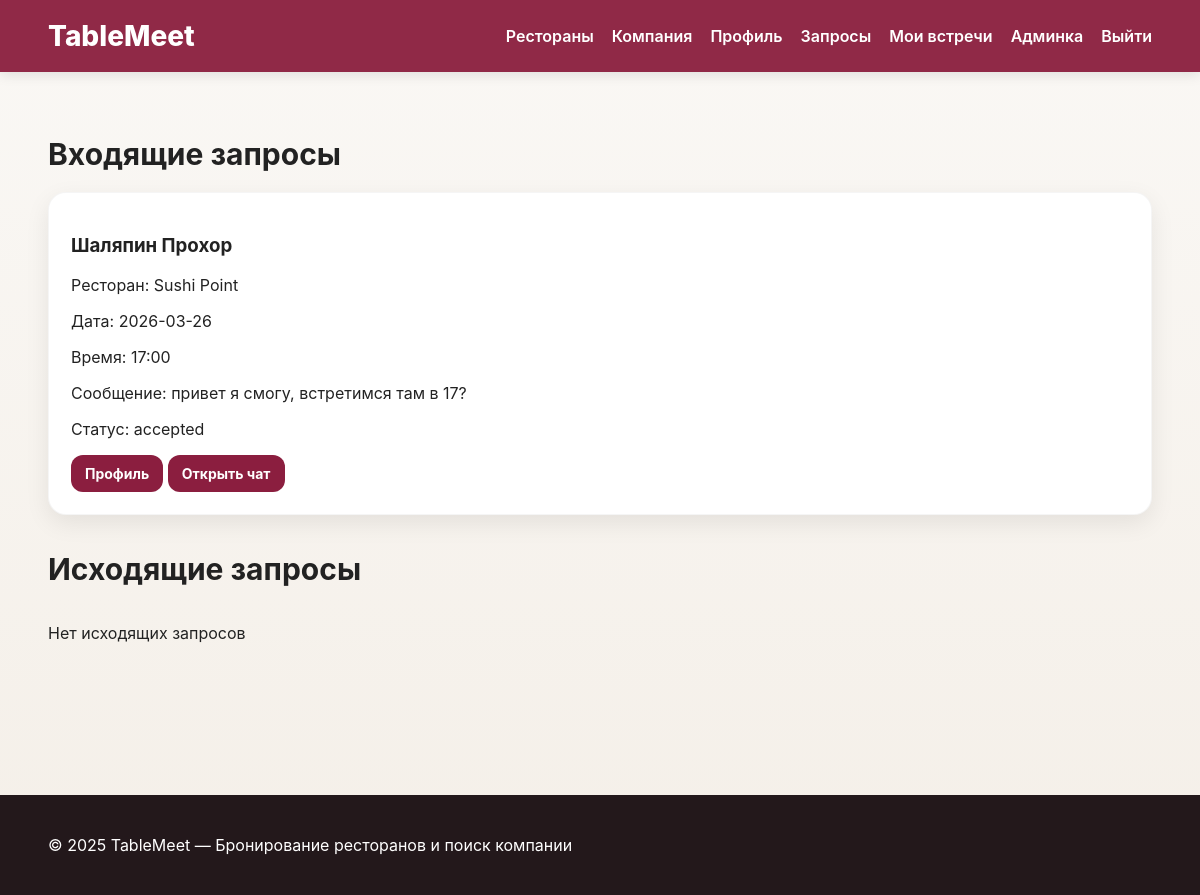
The app's page /my-requests (signed in) with its own data.
### app/models.py (models this page shows)
class CompanionRequest(db.Model):
    id = db.Column(db.Integer, primary_key=True)
    booking_id = db.Column(db.Integer, db.ForeignKey('booking.id'), nullable=False)
    from_user_id = db.Column(db.Integer, db.ForeignKey('user.id'), nullable=False)
    to_user_id = db.Column(db.Integer, db.ForeignKey('user.id'), nullable=False)
    message = db.Column(db.Text)
    status = db.Column(db.String(20), default='pending')  # pending / accepted / rejected / cancelled / finished
    created_at = db.Column(db.DateTime, default=datetime.utcnow)

class User(UserMixin, db.Model):
    id = db.Column(db.Integer, primary_key=True)
    name = db.Column(db.String(120), nullable=False)
    email = db.Column(db.String(120), unique=True, nullable=False)
    phone = db.Column(db.String(30))
    password_hash = db.Column(db.String(255), nullable=False)
    age = db.Column(db.Integer)
    gender = db.Column(db.String(20))
    about = db.Column(db.Text)
    avatar = db.Column(db.String(255))
    is_admin = db.Column(db.Boolean, default=False)
    bookings = db.relationship('Booking', backref='user', lazy=True, cascade='all, delete-orphan')
    profile_photos = db.relationship('UserPhoto', backref='user', lazy=True, cascade='all, delete-orphan')
    reviews = db.relationship('Review', backref='author', lazy=True, cascade='all, delete-orphan')
    likes = db.relationship('RestaurantLike', backref='user', lazy=True, cascade='all, delete-orphan')
    sent_requests = db.relationship(
        'CompanionRequest',
        foreign_keys='CompanionRequest.from_user_id',
        backref='from_user',
        lazy=True,
        cascade='all, delete-orphan'
    )
    received_requests = db.relationship(
        'CompanionRequest',
        foreign_keys='CompanionRequest.to_user_id',
        backref='to_user',
        lazy=True,
        cascade='all, delete-orphan'
    )
    sent_messages = db.relationship(
        'Message',
        foreign_keys='Message.sender_id',
        backref='sender',
        lazy=True,
        cascade='all, delete-orphan'
    )
    received_messages = db.relationship(
        'Message',
        foreign_keys='Message.receiver_id',
        backref='receiver',
        lazy=True,
        cascade='all, delete-orphan'
    )

class Restaurant(db.Model):
    id = db.Column(db.Integer, primary_key=True)
    name = db.Column(db.String(150), nullable=False)
    cuisine = db.Column(db.String(100), nullable=False)
    address = db.Column(db.String(255), nullable=False)
    description = db.Column(db.Text)
    average_check = db.Column(db.Integer)
    menu = db.Column(db.Text)
    image = db.Column(db.String(255))
    latitude = db.Column(db.Float)
    longitude = db.Column(db.Float)
    bookings = db.relationship('Booking', backref='restaurant', lazy=True, cascade='all, delete-orphan')
    photos = db.relationship('RestaurantPhoto', backref='restaurant', lazy=True, cascade='all, delete-orphan')
    reviews = db.relationship('Review', backref='restaurant', lazy=True, cascade='all, delete-orphan')
    likes = db.relationship('RestaurantLike', backref='restaurant', lazy=True, cascade='all, delete-orphan')

class Booking(db.Model):
    id = db.Column(db.Integer, primary_key=True)
    user_id = db.Column(db.Integer, db.ForeignKey('user.id'), nullable=False)
    restaurant_id = db.Column(db.Integer, db.ForeignKey('restaurant.id'), nullable=False)
    booking_date = db.Column(db.String(50), nullable=False)
    booking_time = db.Column(db.String(50), nullable=False)
    guests = db.Column(db.Integer, nullable=False, default=1)
    comment = db.Column(db.Text)
    need_companion = db.Column(db.Boolean, default=False)
    preferred_gender = db.Column(db.String(20))
    preferred_age_min = db.Column(db.Integer)
    preferred_age_max = db.Column(db.Integer)
    companion_comment = db.Column(db.Text)
    status = db.Column(db.String(20), default='active')  # active / closed / cancelled / completed
    created_at = db.Column(db.DateTime, default=datetime.utcnow)
    requests = db.relationship('CompanionRequest', backref='booking', lazy=True, cascade='all, delete-orphan')

### app/routes.py (the view)
@main.route('/my-requests')
@login_required
def my_requests():
    received = CompanionRequest.query.filter_by(to_user_id=current_user.id).order_by(CompanionRequest.created_at.desc()).all()
    sent = CompanionRequest.query.filter_by(from_user_id=current_user.id).order_by(CompanionRequest.created_at.desc()).all()
    return render_template('my_requests.html', received=received, sent=sent)

### app/models.py (called while the page is built)
@login_manager.user_loader
def load_user(user_id):
    return User.query.get(int(user_id))

### app/templates/my_requests.html (shortened to what this page needs)
{% extends 'base.html' %}
{% block content %}
<section class="section">
    <h2>Входящие запросы</h2>
    <div class="cards">
        {% for req in received %}
        <div class="card">
            <h3>{{ req.from_user.name }}</h3>
            <p>Ресторан: {{ req.booking.restaurant.name }}</p>
            <p>Дата: {{ req.booking.booking_date }}</p>
            <p>Время: {{ req.booking.booking_time }}</p>
            <p>Сообщение: {{ req.message or 'Нет сообщения' }}</p>
            <p>Статус: {{ req.status }}</p>
            <a class="btn small-btn" href="{{ url_for('main.user_detail', user_id=req.from_user.id) }}">Профиль</a>
            {% if req.status == 'pending' %}
                <a class="btn small-btn" href="{{ url_for('main.accept_request', request_id=req.id) }}">Принять</a>
                <a class="btn small-btn danger-btn" href="{{ url_for('main.reject_request', request_id=req.id) }}">Отклонить</a>
                <a class="btn small-btn" href="{{ url_for('main.chat', user_id=req.from_user.id) }}">Чат</a>
            {% elif req.status == 'accepted' %}
                <a class="btn small-btn" href="{{ url_for('main.chat', user_id=req.from_user.id) }}">Открыть чат</a>
            {% endif %}
        </div>
        {% else %}
        <p>Нет входящих запросов</p>
        {% endfor %}
    </div>
</section>
<section class="section">
    <h2>Исходящие запросы</h2>
    <div class="cards">
        {% for req in sent %}
        <div class="card">
            <h3>{{ req.to_user.name }}</h3>
            <p>Ресторан: {{ req.booking.restaurant.name }}</p>
            <p>Дата: {{ req.booking.booking_date }}</p>
            <p>Время: {{ req.booking.booking_time }}</p>
            <p>Сообщение: {{ req.message or 'Нет сообщения' }}</p>
            <p>Статус: {{ req.status }}</p>
            <a class="btn small-btn" href="{{ url_for('main.user_detail', user_id=req.to_user.id) }}">Профиль</a>
            {% if req.status == 'pending' %}
                <a class="btn small-btn danger-btn" href="{{ url_for('main.cancel_request', request_id=req.id) }}">Отменить заявку</a>
            {% elif req.status == 'accepted' %}
                <a class="btn small-btn" href="{{ url_for('main.chat', user_id=req.to_user.id) }}">Открыть чат</a>
            {% endif %}
        </div>
        {% else %}
        <p>Нет исходящих запросов</p>
        {% endfor %}
    </div>
</section>
{% endblock %}

### app/static/style.css (style rules this page uses)
:root { --bg: #f8f6f2; --white: #ffffff; --text: #222222; --muted: #666666; --primary: #8b1e3f; --primary-dark: #6f1732; --accent: #d4a373; --danger: #c0392b; --shadow: 0 8px 24px rgba(0,0,0,0.08); --radius: 18px; }
* { box-sizing: border-box; }
body { margin: 0; font-family: Inter, Arial, sans-serif; background: linear-gradient(180deg, #faf8f5 0%, #f4efe8 100%); color: var(--text); }
.section { margin: 36px 0; }
.section h2 { font-size: 30px; margin-bottom: 20px; }
.cards { display: grid; grid-template-columns: repeat(auto-fit, minmax(280px, 1fr)); gap: 22px; }
.card { background: var(--white); border-radius: var(--radius); padding: 22px; box-shadow: var(--shadow); border: 1px solid rgba(0,0,0,0.04); }
.btn { display: inline-block; background: var(--primary); color: white; border: none; padding: 12px 18px; border-radius: 12px; text-decoration: none; font-weight: 700; cursor: pointer; }
.small-btn { padding: 10px 14px; font-size: 14px; }

### records on screen
CompanionRequest: from_user.name "Шаляпин Прохор", booking.restaurant.name "Sushi Point", booking.booking_date "2026-03-26", booking.booking_time "17:00", message "привет я смогу, встретимся там в 17?", status "accepted"
